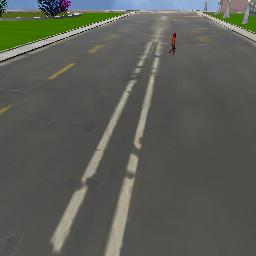
#> input picture data/train/images/0_run1_cam1_02021.jpeg, 256 x 256 px; its folder holds 4 pictures in this run
$ python flip_images.py   (older library calls are emulated)
#> lines starting #> are read from the running program, lines starting #| are printed output that depends on the picture
import glob
import os
import numpy as np
from scipy import misc

train_frame_path="/home/ubuntu/RoboND-DeepLearning-Project/data/train/images"
validation_frame_path="/home/ubuntu/RoboND-DeepLearning-Project/data/train/masks"

files = glob.glob(os.path.join(train_frame_path,"*.jpeg"))
for i in files:
	frame = misc.imread(i)
#> frame is the input picture: shape (256, 256, 3); mean R, G, B 91.1, 93.2, 86
	frame_flip = np.fliplr(frame)
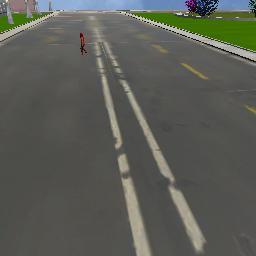
#> frame_flip: shape (256, 256, 3); mean R, G, B 91.1, 93.2, 86
	fname = i.replace("cam1","cam1_flip")
	misc.imsave(os.path.join(train_frame_path,fname),frame_flip)
#> pass 2 of the loop `for i in files:`:
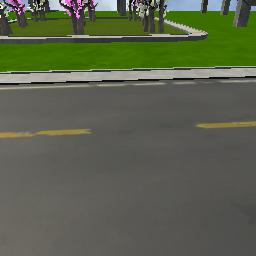
#> input picture data/train/images/0_run1_cam1_03069.jpeg, 256 x 256 px
#> frame is the input picture: shape (256, 256, 3); mean R, G, B 91, 97.7, 76.8
#> `frame_flip = np.fliplr(frame)`:
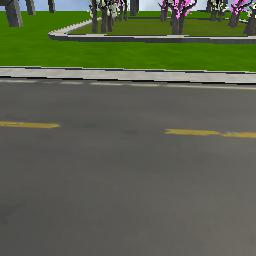
#> frame_flip: shape (256, 256, 3); mean R, G, B 91, 97.7, 76.8
#> pass 3 of the loop `for i in files:`:
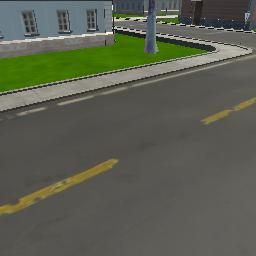
#> input picture data/train/images/0_run1_cam1_03891.jpeg, 256 x 256 px
#> frame is the input picture: shape (256, 256, 3); mean R, G, B 91.3, 94.8, 81.1
#> `frame_flip = np.fliplr(frame)`:
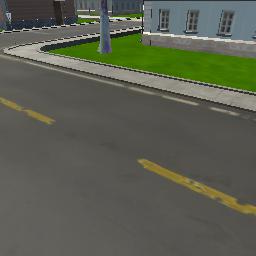
#> frame_flip: shape (256, 256, 3); mean R, G, B 91.3, 94.8, 81.1
#> the loop made 4 passes; the first 3 are shown

files = glob.glob(os.path.join(validation_frame_path,"*.png"))
for i in files:
	frame = misc.imread(i)
	frame_flip = np.fliplr(frame)
	fname = i.replace("_mask","_mask_flip")
	misc.imsave(os.path.join(validation_frame_path,fname),frame_flip)
